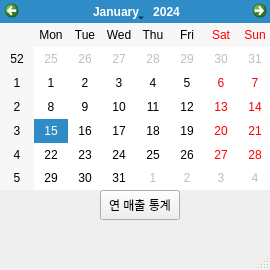
<?xml version="1.0" encoding="UTF-8"?>
<ui version="4.0">
 <class>graph_year</class>
 <widget class="QMainWindow" name="graph_year">
  <property name="geometry">
   <rect>
    <x>0</x>
    <y>0</y>
    <width>270</width>
    <height>270</height>
   </rect>
  </property>
  <property name="windowTitle">
   <string>MainWindow</string>
  </property>
  <widget class="QWidget" name="centralwidget">
   <widget class="QCalendarWidget" name="calendarWidget">
    <property name="geometry">
     <rect>
      <x>0</x>
      <y>0</y>
      <width>272</width>
      <height>190</height>
     </rect>
    </property>
   </widget>
   <widget class="QPushButton" name="pushButton_2">
    <property name="geometry">
     <rect>
      <x>100</x>
      <y>190</y>
      <width>80</width>
      <height>30</height>
     </rect>
    </property>
    <property name="text">
     <string>연 매출 통계</string>
    </property>
   </widget>
  </widget>
  <widget class="QMenuBar" name="menubar">
   <property name="geometry">
    <rect>
     <x>0</x>
     <y>0</y>
     <width>270</width>
     <height>22</height>
    </rect>
   </property>
  </widget>
  <widget class="QStatusBar" name="statusbar"/>
 </widget>
 <resources/>
 <connections/>
</ui>
